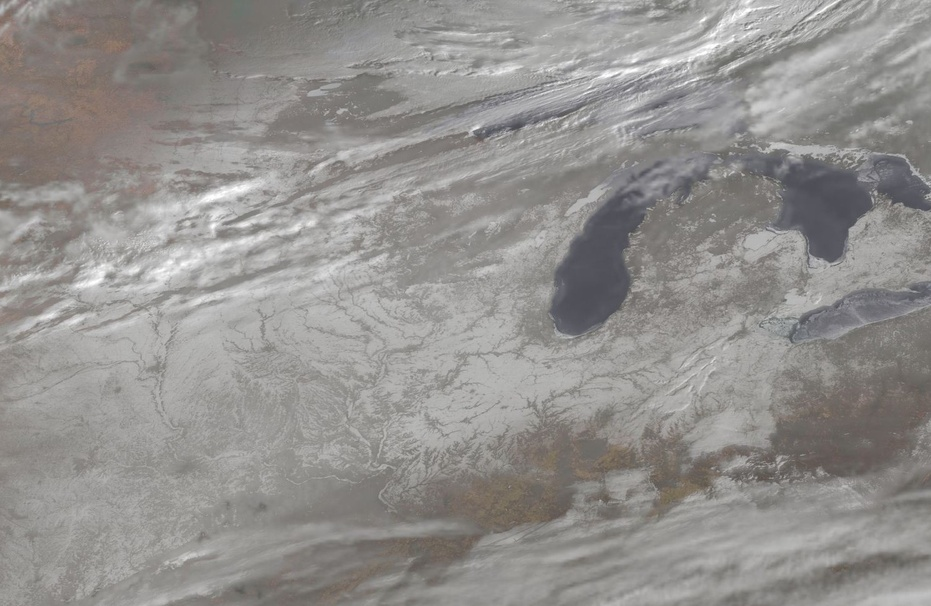
#> input picture Sat_Image_Stich/i1.jpg, 931 x 606 px, shrunk from 1494 x 973 before the run, found by its file name
$ jupyter execute Map_reduce.ipynb
#> lines starting #> are read from the running program, lines starting #| are printed output that depends on the picture; after the words box and inside, x2 and y2 are one past the last pixel; in counts of white or black regions, pixels touching at a corner belong together
# **Converting images to bitmap and string format**

Images are represented in computer in the form of an 8-bit matrix where each matrix element, known as a pixel has values ranging from 0 to 255 representing the different pixel intensities. With the help of a threshold function images can be converted to bitmaps where each pixel can only have two values, 0 or 255. All pixel intensities below the decided threshold value are deemed 0 and those above the threshold are deemed 255. This basically convers the image to binary format, where black pixels are assigned ‘0’ and white pixels are assigned ‘255’.

image1 in a bitmap:

[cell 1]
from IPython.display import Image
Image("C:/Users/Aparna/Pictures/s1.png")

image2 in a bitmap:

[cell 2]
from IPython.display import Image
Image('C:/Users/Aparna/Pictures/s2.png')

Since Mapper function accepts input stored in files, the bitmap images are required to be converted to String format, to supply input as text. String format of images are defined as each pixel column separated by a comma ’,’ character and each pixel row is separated by a semicolon ‘;’ character.

String format representation of image1:

**“255,255,255,255,255;255,255,255,255,255;0,0,0,255,0;255,255,0,0,0;255,255,255,255,255"**

String format representation of image2:

**“255,255,255,255,255;255,255,255,255,255;0,0,255,255,255;0,0,255,255,255;0,0,0,0,0”**

[cell 3]
import cv2

def threshold_image(image, threshold):
    # Convert image to grayscale if it's not already in grayscale
    if len(image.shape) > 2:
        image = cv2.cvtColor(image, cv2.COLOR_BGR2GRAY)

    # Apply thresholding to convert the image to a binary format
    _, binary_image = cv2.threshold(image, threshold, 255, cv2.THRESH_BINARY)

    return binary_image

# Example usage
image_path = "C:/Users/Aparna/Downloads/i1.jpg"
threshold_value = 150

# Read the image
image = cv2.imread(image_path)
#> image is the input picture: shape (606, 931, 3); mean B, G, R 142, 144.5, 146.8

# Apply thresholding to convert the image to a binary format
binary_image = threshold_image(image, threshold_value)
#> in threshold_image, `_, binary_image = cv2.threshold(image, threshold, 255, cv2.THRESH_BINA..`:
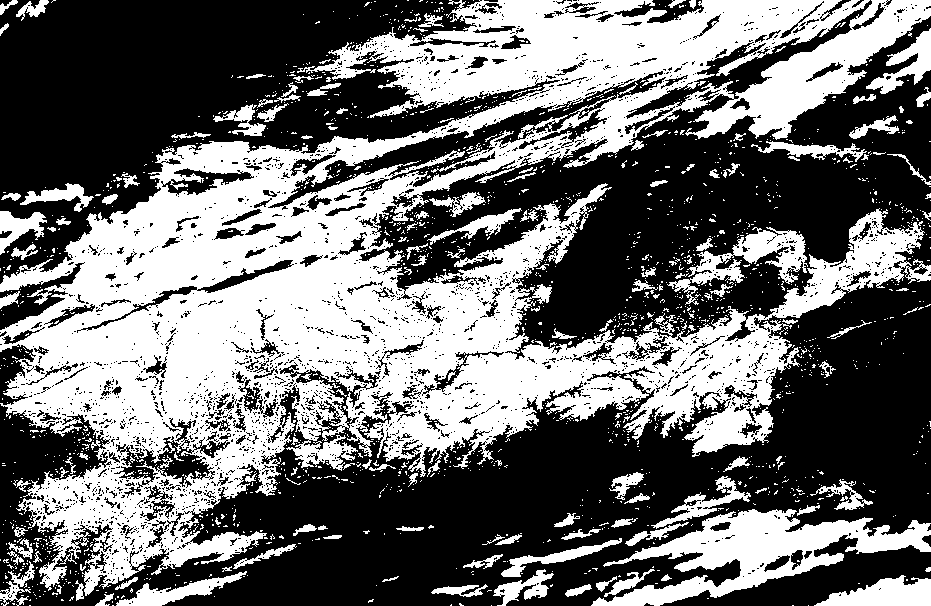
#> binary_image: shape (606, 931); 43.4% white; 1824 white regions (1666 under 20 px), largest, box (x1, y1, x2, y2) and area: (0, 0, 931, 596) 199682, (591, 509, 931, 606) 12238, (667, 227, 808, 305) 3240

# Display the original image and the binary image
cv2.imshow("Original Image", image)
cv2.imshow("Binary Image", binary_image)
cv2.waitKey(0)
cv2.destroyAllWindows()

# Creating new spaces for images
The images are defined in a new space, so that all possible matching cases between the two images can be calculated. This is the first mapper function.

 Input: Image1_Str Image2_Str

 Output: Image1_Str Image2_New_Space

For each image pair, the width and height of image1 is added around of the image2 as white pixels. Since image1 and image2 are 5X5 size images, thus the width of image1 (5 pixels) and height of image1 (5 pixels) is added to the width and height around image2, resulting in Image2_New_Space has a 13x13 size.

Image2_New_Space in a bitmap:

[cell 4]
Image('C:/Users/Aparna/Pictures/s3.png')

[cell 5]
import cv2
import numpy as np

def binary_image_to_string(binary_image):
    # Convert the binary image to a string format
    string_image = np.where(binary_image == 0, '0', '255').astype(str)

    # Join the elements of each row with a space separator
    string_image = [' '.join(row) for row in string_image]

    # Join the rows with a newline character
    string_image = '\n'.join(string_image)

    return string_image

# Example usage
binary_image_path1 = "C:/Users/Aparna/Downloads/i1.jpg"
output_file_path1 = "C:/Users/Aparna/Downloads/output1.txt"
binary_image_path2 = "C:/Users/Aparna/Downloads/i2.jpg"
output_file_path2 = "C:/Users/Aparna/Downloads/output2.txt"

# Read the binary image
binary_image1 = cv2.imread(binary_image_path1, cv2.IMREAD_GRAYSCALE)
binary_image2 = cv2.imread(binary_image_path2, cv2.IMREAD_GRAYSCALE)
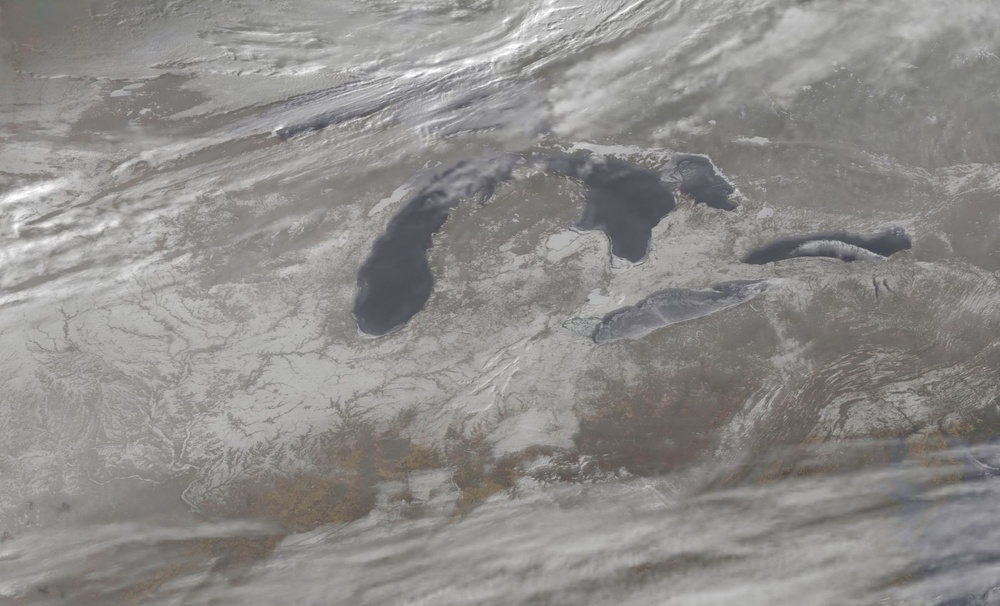
#> input picture Sat_Image_Stich/i2.jpg, 1000 x 606 px, shrunk from 1605 x 973 before the run, found by its file name
#> binary_image2: shape (606, 1000); min 64, max 255, mean 140.8

# Convert the binary image to a string format
string_image1 = binary_image_to_string(binary_image1)
string_image2 = binary_image_to_string(binary_image2)

# Save the string representation to a text file
with open(output_file_path1, 'w') as f:
    f.write(string_image1)
with open(output_file_path2,'w') as f:
    f.write(string_image2)

print("String representations  are saved to:", output_file_path1,output_file_path2, end='\n')

# **Calculation of maximum number of black pixel overlaps between the images and the largest intersection coordinate for combining the images**

The Image2_New_Space is defined such that it can test for all possible combinations of image1 and image2. The image1 matrix is thus traversed over the image2 matrix and the overlapping black pixels are counted. The elements of image1 are considered as a floating frame on image2(in new space). Black pixels in common indices are counted where one-to-one matching occurs between the first image and the second image.

[cell 6]
from IPython.display import Image
Image('C:/Users/Aparna/Pictures/s4.png')

As shown in the above figure, the elements of the image1 matrix are matched with 5X5 matrices each marked with a different color in the second image matrix. This operation is performed for all 5X5 matrices defined in the Image2_New_Space matrix and common black pixels are counted for each pairing state.

The output of the reduce function gives us the maximum number of black pixel overlaps. The maximum number of lack pixel overlaps are found to be 3. Using this information, the largest intersection coordinate is obtained. For the Image2_New_Space, the largest intersection coordinate with respect to image1 is calculated as (6,6)

[cell 7]
from IPython.display import Image
Image('C:/Users/Aparna/Pictures/s5.png')

[cell 8]
def mapper(image1_str, image2_str):
    # Convert the image strings to matrices
    image1 = [[int(pixel) for pixel in row.split()] for row in image1_str.split('\n')]
    image2 = [[int(pixel) for pixel in row.split()] for row in image2_str.split('\n')]

    # Calculate the dimensions of the new space
    new_space_width = len(image2[0]) + len(image1[0]) - 1
    new_space_height = len(image2) + len(image1) - 1

    # Create the new space image
    image2_new_space = []
    for i in range(new_space_height):
        row = []
        for j in range(new_space_width):
            if i < len(image1) and j < len(image1[0]):
                # Add image1 pixels to the top-left corner
                row.append(image1[i][j])
            else:
                # Add image2 pixels to the remaining area
                row.append(image2[i - len(image1)][j - len(image1[0])])
        image2_new_space.append(row)

    # Count the overlapping black pixels
    overlapping_pixels = 0
    for i in range(len(image1)):
        for j in range(len(image1[0])):
            if image1[i][j] == 0 and image2_new_space[i][j] == 0:
                overlapping_pixels += 1

    # Emit key-value pair for the reducer phase
    yield image1_str, image2_new_space, overlapping_pixels
with open("C:/Users/Aparna/Downloads/output1.txt", 'r') as file:
    file_content1 = file.read()
with open("C:/Users/Aparna/Downloads/output2.txt", 'r') as file:
    file_content2 = file.read()

# Assign the file contents to a variable
image1_str = file_content1
image2_str = file_content2
print(mapper(image1_str, image2_str))

# Call the mapper function and store the generator object
from itertools import islice

# Call the mapper function and store the generator object
result_generator = mapper(image1_str, image2_str)

# Define the chunk size for processing the output
chunk_size = 1

# Process and display the output in chunks
while True:
    chunk = list(islice(result_generator, chunk_size))
    if not chunk:
        break
    for value in chunk:
        print(value)

def reducer(image1_str, image2_new_space_str):

    # Convert the image strings to matrices
    image1 = [[int(pixel) for pixel in row.split()] for row in image1_str.split('\n')]
    image2_new_space = [[int(pixel) for pixel in row.split()] for row in image2_new_space_str.split('\n')]

    # Calculate the maximum number of black pixel overlaps
    max_overlaps = 0
    for i in range(len(image1)):
        for j in range(len(image1[0])):
            if image1[i][j] == 0 and image2_new_space[i][j] == 0:
                max_overlaps += 1

    # Return the maximum number of black pixel overlaps
    return max_overlaps

# Call the mapper function and store the generator object
result_generator = mapper(image1_str, image2_str)

# Open a file for writing the output
with open("C:/Users/Aparna/Downloads/output3.txt", "w") as file:

    # Iterate over the generator and write the yielded values to the file
    for value in result_generator:
        file.write(str(value) + "\n")

Using the obtained coordinate from the reduce functions, a merge operation is used to obtain the stitched image. The size of the merged image is defined as (3a-2) x (3b-2), where the size of the images is (a x b).

[cell 9]
from IPython.display import Image
Image('C:/Users/Aparna/Pictures/s6.png')

[cell 10]
def merge_images(image1_str, image2_new_space_str):
    # Convert the image strings to matrices
    image1 = [[int(pixel) for pixel in row.split()] for row in image1_str.split('\n')]
    image2_new_space = [[int(pixel) for pixel in row.split()] for row in image2_new_space_str.split('\n')]

    # Get the dimensions of the merged image
    merged_width = len(image2_new_space[0])
    merged_height = len(image2_new_space)

    # Create the merged image
    merged_image = []
    for i in range(merged_height):
        row = []
        for j in range(merged_width):
            if i < len(image1) and j < len(image1[0]):
                # Add pixels from image1 to the top-left corner
                row.append(image1[i][j])
            else:
                # Add pixels from the new space image
                row.append(image2_new_space[i][j])
        merged_image.append(row)

    # Convert the merged image matrix back to a string
    merged_image_str = '\n'.join([' '.join(map(str, row)) for row in merged_image])

    return merged_image_str

# Example usage
with open("C:/Users/Aparna/Downloads/output1.txt", 'r') as file:
    file_content1 = file.read()

with open("C:/Users/Aparna/Downloads/output2.txt", 'r') as file:
    file_content2 = file.read()

# Call the reducer function to obtain the merged image
merged_image_str = merge_images(file_content1, file_content2)

# Save the merged image to a file
with open("C:/Users/Aparna/Downloads/merged_image.txt", "w") as file:
    file.write(merged_image_str)
